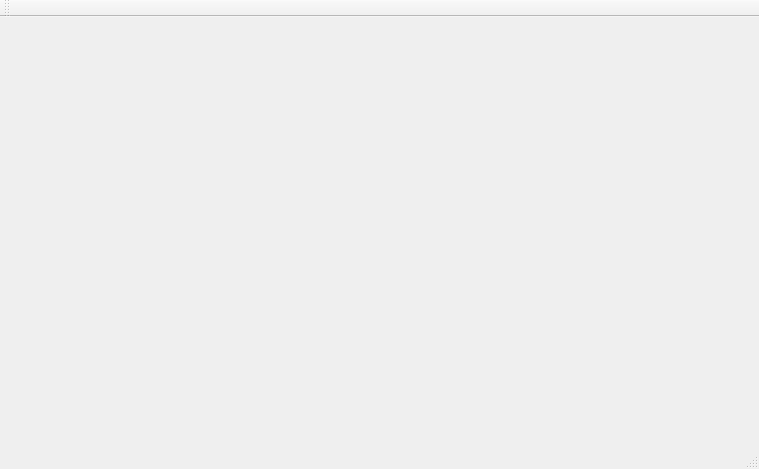
<?xml version="1.0" encoding="UTF-8"?>
<ui version="4.0">
 <class>MainWindow</class>
 <widget class="QMainWindow" name="MainWindow">
  <property name="geometry">
   <rect>
    <x>0</x>
    <y>0</y>
    <width>759</width>
    <height>469</height>
   </rect>
  </property>
  <property name="windowTitle">
   <string>MainWindow</string>
  </property>
  <widget class="CGLWidget" name="centralWidget"/>
  <widget class="QMenuBar" name="menuBar">
   <property name="geometry">
    <rect>
     <x>0</x>
     <y>0</y>
     <width>759</width>
     <height>21</height>
    </rect>
   </property>
  </widget>
  <widget class="QToolBar" name="mainToolBar">
   <attribute name="toolBarArea">
    <enum>TopToolBarArea</enum>
   </attribute>
   <attribute name="toolBarBreak">
    <bool>false</bool>
   </attribute>
  </widget>
  <widget class="QStatusBar" name="statusBar"/>
 </widget>
 <layoutdefault spacing="6" margin="11"/>
 <customwidgets>
  <customwidget>
   <class>CGLWidget</class>
   <extends>QWidget</extends>
   <header>cglwidget.h</header>
   <container>1</container>
  </customwidget>
 </customwidgets>
 <resources/>
 <connections/>
</ui>
